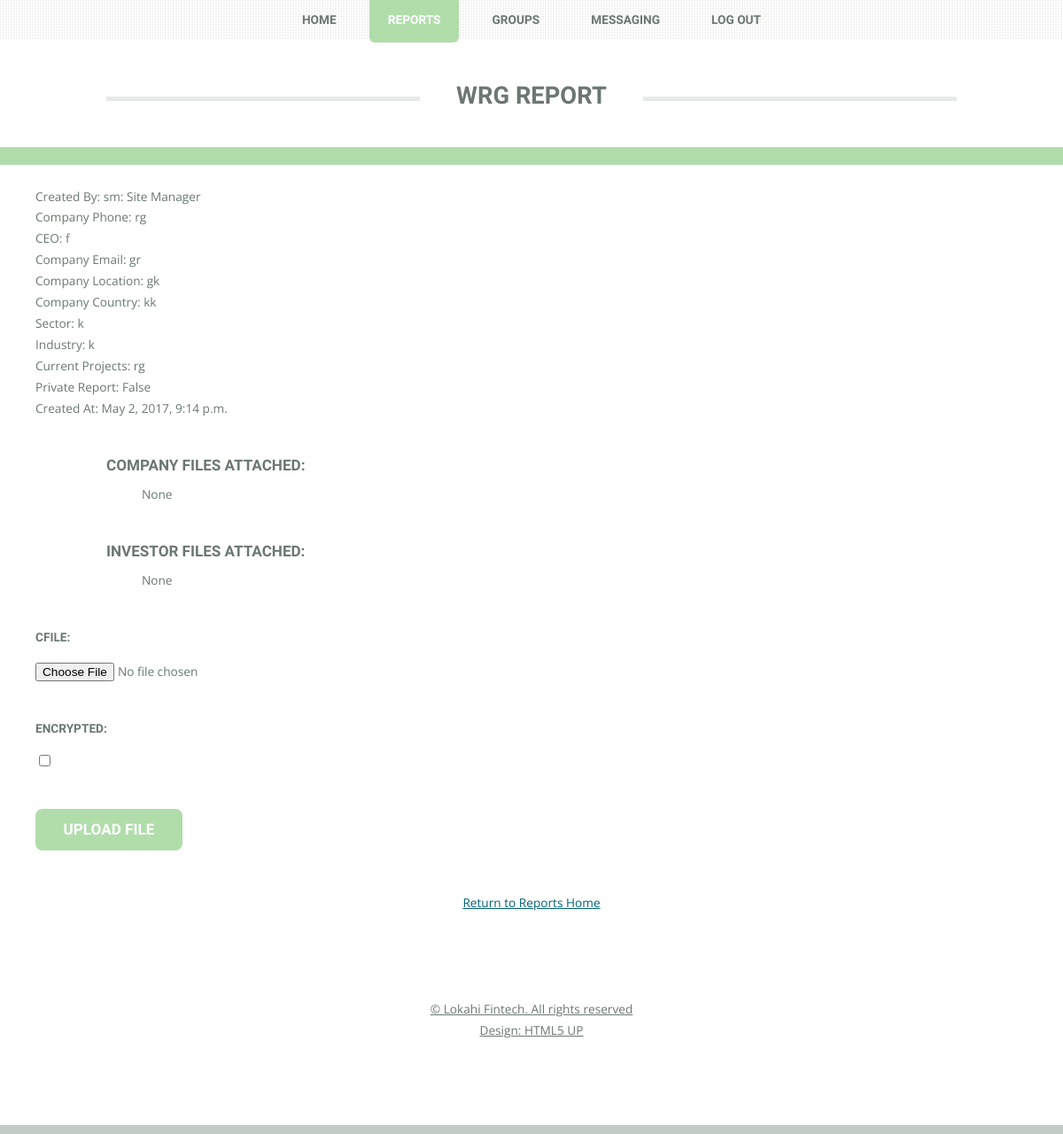
/reports/3/ (signed in), run on an earlier commit of the app's database.
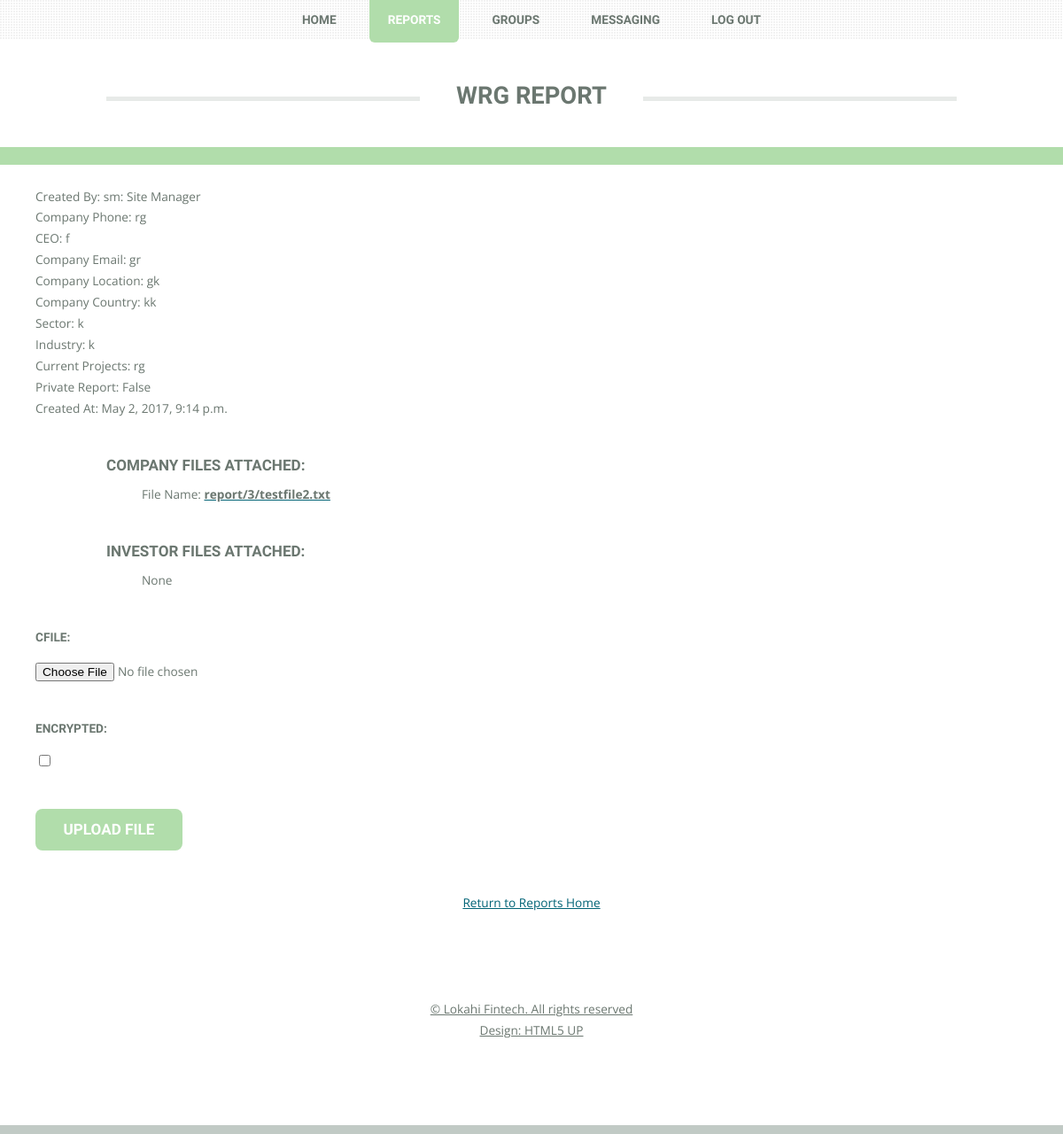
And on a later commit of the database.
### reports/models.py (models this page shows)
class Companyfile(models.Model):
    report = models.ForeignKey(Report, on_delete=models.CASCADE, editable=False)
    cfile = models.FileField(blank=True, null=True, upload_to=content_file_name)
    encrypted = models.BooleanField(default=False)

### reports/views.py (the view, shortened to what this page needs)
# urls.py: url(r'^(?P<pk>[0-9]+)/$', ReportDetailView.as_view(), name='detail'),
class ReportDetailView(FormMixin, DetailView):
    model = Report
    template_name = 'reports/detail.html'
    def get_form_class(self):
        user = CustomUser.objects.get(user=self.request.user)
        userType = user.user_type
        if userType == 'I':
            return InvestorfileForm
        else:
            return CompanyfileForm
    def get_context_data(self, **kwargs):
        context = super(ReportDetailView, self).get_context_data(**kwargs)
        context['form'] = self.get_form()
        return context

### reports/forms.py
class CompanyfileForm(forms.ModelForm):
    class Meta:
        model = Companyfile
        fields =['cfile', 'encrypted']
        widgets = {'cfile': forms.ClearableFileInput(attrs={'id': 'files', 'required': False, 'multiple': False})}

### account/models.py (called while the page is built)
    def __str__(self):
        sm = "False"
        if self.user.customuser.is_SiteManager:
            sm = "True"
            return self.user.get_username()+ ": " + "Site Manager"
        return self.user.get_username() + ": " + (self.user.customuser.get_user_type_display())

### reports/templates/reports/detail.html (shortened to what the changed rows need)
<!DOCTYPE HTML>
{% load static %}
<link rel="stylesheet" type="text/css" href="{% static 'messaging/css/main.css' %}"/>
<link rel="stylesheet" type="text/css" href="{% static 'messaging/css/ie8.css' %}"/>
<link rel="stylesheet" type="text/css" href="{% static 'messaging/css/font-awesome.min.css' %}" />
<html>
    <head>
        <link rel="stylesheet" href="assets/css/main.css" />
        <link rel="stylesheet" href="font-awesome/css/font-awesome.min.css">
    </head>
    <body class="homepage">
        <div id="page-wrapper">
                <header id="header">
                    <div class="logo container">
                        <div>
                            <h1><a id="logo">{{ report.company_name }} Report</a></h1>
                        </div>
                    </div>
                </header>
                <div id="main-wrapper">
    <ul>
        <br>
        <div class="container">
            <table class="table">
                {% if report.companyfile_set%}
                    <tbody>
                        {% for file in report.companyfile_set.all %}
                            {% if file.encrypted == 0 %}
                          <tr>
                              <td><div style = "padding-left: 40px"> File Name: <a href="{{ file.cfile.url }}" download> <strong> {{  file.cfile.name }}</strong></a></div></td>
                          </tr>
                            {% else %}
                                <tr>
                                    <td><div style = "padding-left: 40px">File Name: <strong> {{  file.cfile.name }}</strong></div></td>
                                </tr>
                            {% endif %}
                        {% empty %}
                            <tr><td><div style = "padding-left: 40px">None</div></td></tr>
                        {% endfor %}
                    </tbody>
                {% else %}
                    <tr><td><div style = "padding-left: 40px">None</div></td></tr>
                {% endif %}
            </table>
        </div>
<br>
    </ul>
                        </div>
            </div>
    </body>
</html>

What changed in the data, as far as the page shows it:
added Companyfile: cfile.name "report/3/testfile2.txt"
Also different on the page:
text no longer shown: "None"
